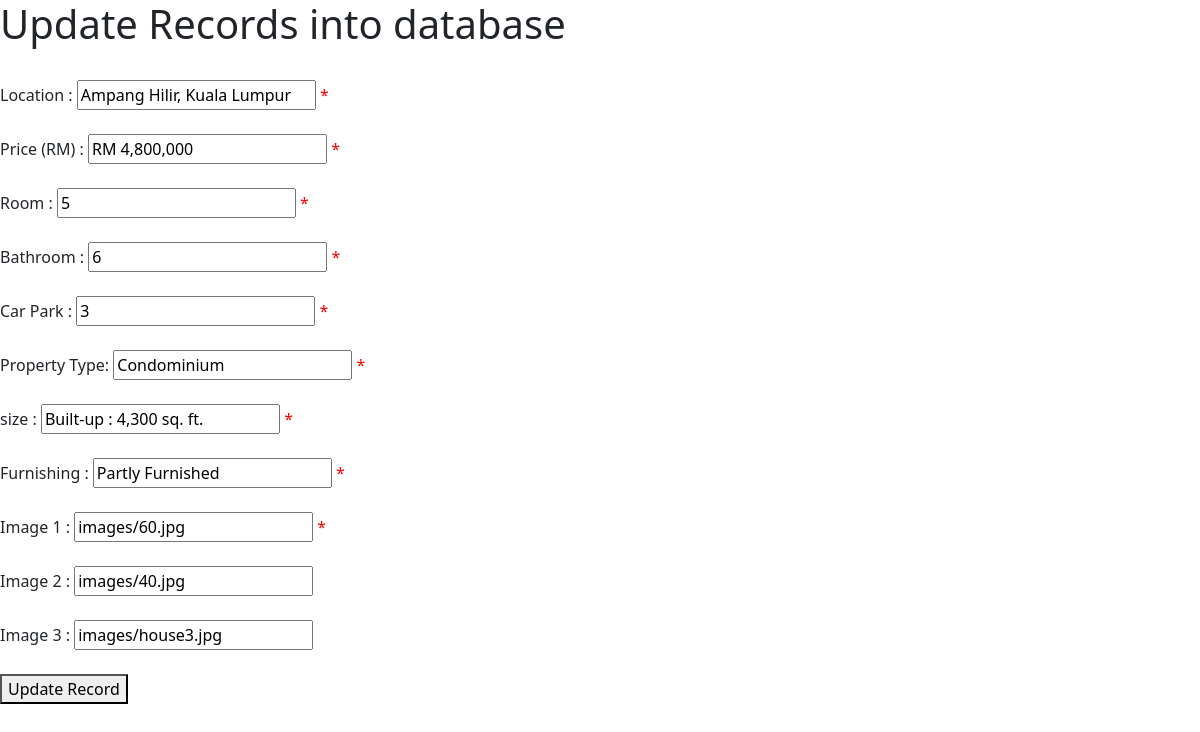
Screenshot of /updaterec.php?houseid=61 with the database file from the repository.
### tables this page shows
CREATE TABLE `tblhouse` (
  `houseid` int(15) NOT NULL,
  `location` varchar(47) DEFAULT NULL,
  `price` varchar(12) DEFAULT NULL,
  `room` varchar(5) DEFAULT NULL,
  `bathroom` varchar(9) DEFAULT NULL,
  `carpark` varchar(9) DEFAULT NULL,
  `propertytype` varchar(41) DEFAULT NULL,
  `size` varchar(27) DEFAULT NULL,
  `furnishing` varchar(16) DEFAULT NULL,
  `image1` varchar(255) NOT NULL,
  `image2` varchar(255) NOT NULL,
  `image3` varchar(255) NOT NULL
);

### function.php (called while the page is built, shortened)
<?php
    function connect(){
        $servername ="localhost";
        $username   ="root";
        $password   ="";
        $dbname     ="propertykldb";
        return mysqli_connect($servername, $username, $password, $dbname);
    }
    function query($sql){
        $conn = connect();
        $result = mysqli_query($conn, $sql);
        while($row = mysqli_fetch_assoc($result)) {
            $rows[]=$row;
        }
        return $rows;
    }
?>

### updaterec.php (the view, shortened to what this page needs)
<?php
  require "function.php";
  $id=$_GET['houseid'];
  $h=query("SELECT * FROM tblhouse where houseid=$id")[0];
?>
<!doctype html>
  <link rel="stylesheet" href="path/to/font-awesome/css/font-awesome.min.css">
<html lang="en">
  <head>
    <link href="https://cdn.jsdelivr.net/npm/bootstrap@5.1.3/dist/css/bootstrap.min.css" rel="stylesheet">
  </head>
  <body>
    <h1>Update Records into database</h1>
    <form action =""  method="POST">
<br>
      <div>
        <lable for ="" class="required">Location : </label>
        <input type ="text" name="location" autofocus required value="<?php echo $h['location'];?>">
      </div>
    <br>
      <div>
        <lable for ="" class="required">Price (RM) : </label>
        <input type ="text" name="price" required value="<?php echo $h['price'];?>">
      </div>
    <br>
      <div>
          <lable for ="" class="required">Room : </label>
          <input type ="text" name="room" required value="<?php echo $h['room'];?>">
      </div>
    <br>
      <div>
        <lable for ="" class="required">Bathroom : </label>
        <input type ="text" name="bathroom" required value="<?php echo $h['bathroom'];?>">
      </div>
    <br>
    <div>
        <lable for ="" class="required">Car Park : </label>
        <input type ="text" name="carpark" required value="<?php echo $h['carpark'];?>">
      </div>
    <br>
      <div>
        <lable for ="" class="required">Property Type: </label>
        <input type ="text" name="propertytype" required value="<?php echo $h['propertytype'];?>">
      </div>
    <br>
      <div>
          <lable for ="" class="required">size : </label>
          <input type ="text" name="size" required value="<?php echo $h['size'];?>">
      </div>
    <br>
      <div>
        <lable for ="" class="required">Furnishing : </label>
        <input type ="text" name="furnishing" required value="<?php echo $h['furnishing'];?>" >
      </div>
    <br>
    <div>
        <lable for ="" class="required">Image 1 : </label>
        <input type ="text" name="image1" required value="<?php echo $h['image1'];?>">
      </div>
    <br>
   <div>
        <lable for ="">Image 2 : </label>
        <input type ="text" name="image2" value="<?php echo $h['image2'];?>">
      </div>
    <br>
    <div>
        <lable for ="">Image 3 : </label>
        <input type ="text" name="image3" value="<?php echo $h['image3'];?>">
      </div>
    <br>
    <div>
      <button type="submit" name="updatebtn">Update Record</button>
    </div>
    </form>
  </body>
</html>

### updaterec.php (style rules this page uses)
.required:after { content:" *"; color: red; }

### rows the page displays
tblhouse: location "Ampang Hilir, Kuala Lumpur", price "RM 4,800,000", room "5", bathroom "6", carpark "3", propertytype "Condominium", size "Built-up : 4,300 sq. ft.", furnishing "Partly Furnished", image1 "images/60.jpg", image2 "images/40.jpg", image3 "images/house3.jpg"
